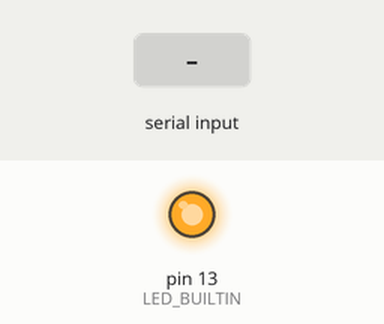
A sketch run on a simulated Arduino Uno, built with avr-gcc and run on an emulated ATmega328P. Shown: output pins drawn as LEDs (lit = HIGH). Inputs (shaded band) come from the test bench. What the sketch prints to the serial monitor is not drawn.

Above: at 1.2 s.
1.3 s: "UPLOAD_SUCCESS\n" received over Serial
At 2.5 s:
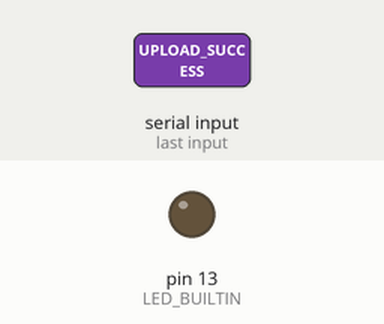
Timing chart, 0 to 6.5 s (numbered marks = the images above; inputs shaded):
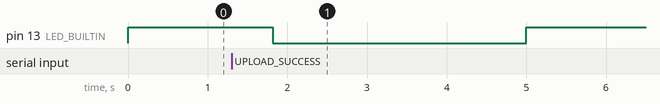

Measured:
- after the input at 1.3 s, pin 13 (LED_BUILTIN): HIGH → LOW after 0.52 s, → HIGH 3.2 s later

The sketch:

arduino_code.ino
```cpp
#include <SoftwareSerial.h>

// Timer interval in milliseconds
const unsigned long interval = 5000; // 5 seconds
unsigned long previousMillis = 0;

// Define the Post Office ID
String postOfficeID = "PO123";

void setup() {
  // Start serial communication
  Serial.begin(9600);

  // Initialize the built-in LED
  pinMode(LED_BUILTIN, OUTPUT);

  // Initially turn on the LED to indicate that the system is ready
  digitalWrite(LED_BUILTIN, HIGH);

  // Initial message
  Serial.println("Arduino ready to send signals...");
}

void loop() {
  // Current time
  unsigned long currentMillis = millis();

  // Check if the interval has passed (every 5 seconds)
  if (currentMillis - previousMillis >= interval) {
    previousMillis = currentMillis;

    // Send the request to Python with the Post Office ID
    String message = "REQUEST_IMAGE_UPLOAD:" + postOfficeID;
    Serial.println(message);

    // Keep the LED on while the request is sent
    digitalWrite(LED_BUILTIN, HIGH);
  }

  // Check for response from Python
  if (Serial.available() > 0) {
    String response = Serial.readStringUntil('\n');
    response.trim(); // Remove any trailing whitespace

    if (response == "UPLOAD_SUCCESS") {
      // Blink the LED to indicate success
      blinkLED();
    }
  }
}

// Function to blink the LED for success indication
void blinkLED() {
  // Turn LED on for 500ms (indicating success)
  digitalWrite(LED_BUILTIN, HIGH);
  delay(500); // LED on for 500ms
  digitalWrite(LED_BUILTIN, LOW);
  delay(500); // LED off for 500ms (blink)
}
```
